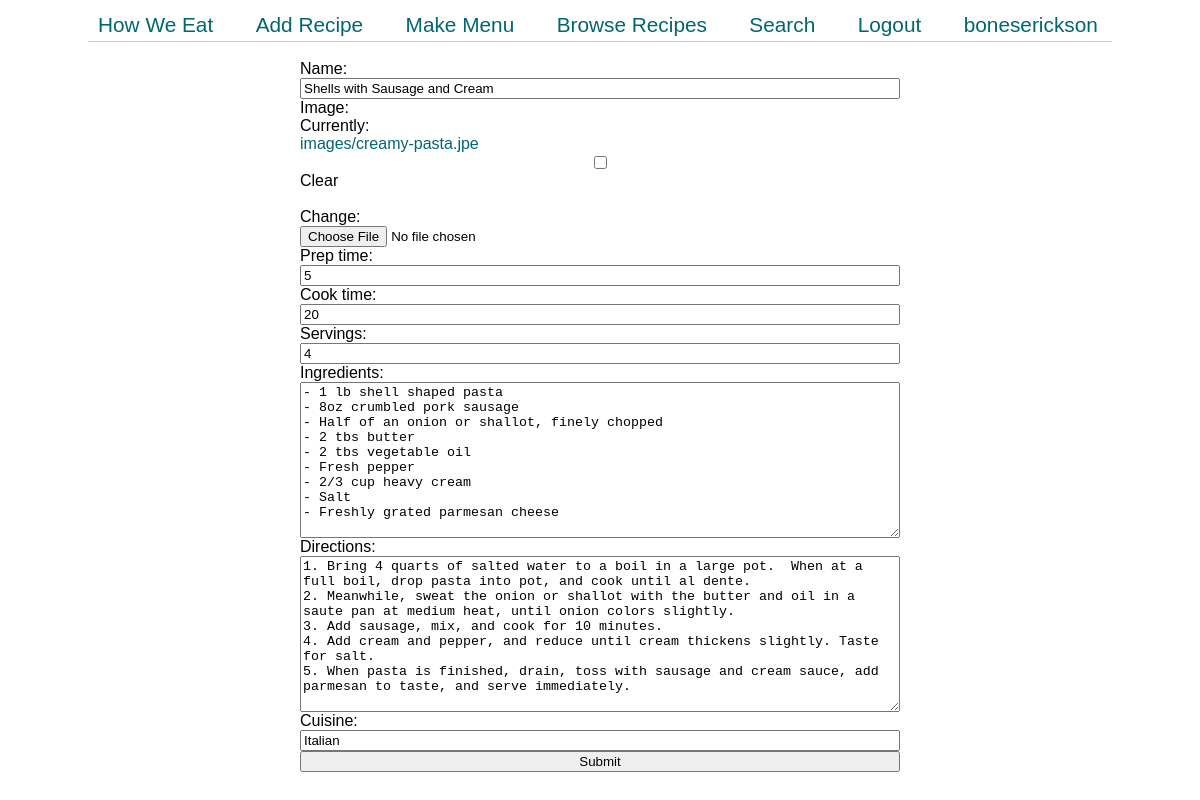
Screenshot of /edit/Shells with Sausage and Cream (signed in) with the database file from the repository.
### cooking/models.py (models this page shows, shortened)
class User(AbstractUser):
    pass

class RecipeItem(models.Model):
    name = models.CharField(max_length=100)
    image = models.ImageField(blank=True, upload_to='images/')
    prep_time = models.IntegerField()
    cook_time = models.IntegerField()
    servings = models.IntegerField()
    ingredients = models.TextField()
    directions = models.TextField()
    course = models.CharField(max_length=30)
    cuisine = models.CharField(max_length=30)
    creator = models.ForeignKey(User, on_delete=models.CASCADE)

### cooking/views.py (the view)
# urls.py: path('edit/<str:recipe_name>', views.edit_recipe, name="edit"),
@login_required
def edit_recipe(request, recipe_name):
    recipe_name = recipe_name.replace('-', ' ')
    recipe_item = RecipeItem.objects.get(name__iexact=recipe_name)
    if request.method == 'POST':
        form = EditRecipeForm(request.POST, request.FILES, instance=recipe_item)
        if form.is_valid():
            form.save()
            return HttpResponseRedirect('/')
    form = EditRecipeForm(instance=recipe_item)
    return render(request, "cooking/edit.html", {
        'recipe_name': recipe_name,
        'form': form
    })

### cooking/forms.py
class EditRecipeForm(forms.ModelForm):
    class Meta:
        model = RecipeItem
        fields = ('name', 'image', 'prep_time', 'cook_time', 'servings', 'ingredients',
            'directions', 'cuisine',)

### cooking/templates/cooking/edit.html (shortened to what this page needs)
{% extends "cooking/layout.html" %}
{% block body %}
<div class="edit-body">
    <form class="edit-form" action="{% url 'edit' recipe_name %}" method="post" id="edit_form" enctype="multipart/form-data">
        {{ form }}
        <input type="submit">
    </form>
</div>
{% endblock %}

### cooking/templates/cooking/layout.html (shortened to what this page needs)
{% load static %}
<!DOCTYPE html>
<html lang="en">
    <head>
        <link href="{% static 'cooking/styles.css' %}" rel="stylesheet">
    </head>
    <body>
        <header class="nav-container">
            <nav class="nav-bar">
                <ul class="nav-links">
                    <a class="site-header" href="{% url 'index' %}">How We Eat</a>
                    {% if user.is_authenticated %}
                    <li class="nav-item"><a href="{% url 'add' %}">Add Recipe</a></li>
                    <li class="nav-item"><a href="{% url 'new_menu' %}">Make Menu</a></li>
                    {% endif %}
                    <li class="nav-item"><a href="{% url 'browse' %}">Browse Recipes</a></li>
                    <li class="nav-item"><a href="{% url 'search' %}">Search</a></li>
                    {% if user.is_authenticated %}
                    <li class="nav-item"><a href="{% url 'logout' %}">Logout</a></li>
                    <li class="nav-item"><a href="{% url 'profile' request.user %}">{{ request.user }}</a></li>
                    {% else %}
                    <li class="nav-item"><a href="{% url 'register' %}">Register</a></li>
                    <li class="nav-item"><a href="{% url 'login' %}">Login</a></li>
                    {% endif %}
                </ul>
            </nav>
    </header>
        <div class="body">
            {% block body %}
            {% endblock %}
        </div>
    </body>
</html>

### cooking/static/cooking/styles.css (style rules this page uses)
body { font-family: Arial, Helvetica, sans-serif; margin: 0; padding: 0; min-width: 400px; }
a { text-decoration: none; }
a:link, a:visited { color: #026670; }
.nav-container { display: flex; justify-content: center; align-items: center; height: 50px; }
.nav-bar { width: 1024px; border-bottom: 1px solid rgb(206, 206, 206) }
.nav-links { margin: 0 10px; padding: 0.2em 0.2em 0.2em 0; display: flex; justify-content: space-between; flex-wrap: wrap; font-size: 1.3em;; list-style: none; }
.nav-item { display: flex; padding-left: .4em; }
.add-body, .menu-body, .edit-body { display: flex; justify-content: center; }
.add-form, .menu-form, .edit-form { margin-top: 10px; width: 600px; display: flex; flex-direction: column; justify-content: center; min-width: 400px; }

### rows the page displays
User: user "boneserickson"
RecipeItem: name "Shells with Sausage and Cream", prep_time "5", cook_time "20", servings "4", ingredients "- 1 lb shell shaped pasta - 8oz crumbled pork sausage - Half of an onion or shallot, finely chopped - 2 tbs butter - 2 tbs vegetable oil - Fresh pepper - 2/3 cup heavy cream - Salt - Freshly grated parmesan cheese", directions "1. Bring 4 quarts of salted water to a boil in a large pot. When at a full boil, drop pasta into pot, and cook until al dente. 2. Meanwhile, sweat the onion or shallot with the butter and oil in a saute pan at medium heat, until onion colors slightly. 3. Add sausage, mix, and cook for 10 minutes. 4. Add cream and pepper, and reduce until cream thickens slightly. Taste for salt. 5. When pasta is finished, drain, toss with sausage and cream sauce, add parmesan to taste, and serve immediately.", cuisine "Italian"
